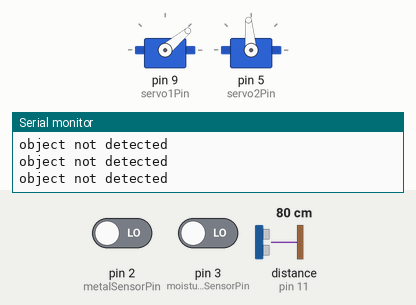
This sketch was run on a simulated Arduino Uno, built with avr-gcc and run on an emulated ATmega328P. Parts: 2 × servo, the last lines printed to the serial monitor. The inputs (shaded band) are chosen by the test bench; at power-on: distance to the obstacle (sensor on pin 11) 80 cm, pin 2 (metalSensorPin) LOW, pin 3 (moistureSensorPin) LOW. The echo pulse lasts 58.3 µs per cm.

Above: at 1.3 s.
1.4 s: distance to the obstacle (sensor on pin 11) set to 9 cm
4.4 s: distance to the obstacle (sensor on pin 11) set to 6 cm
At 7.2 s:
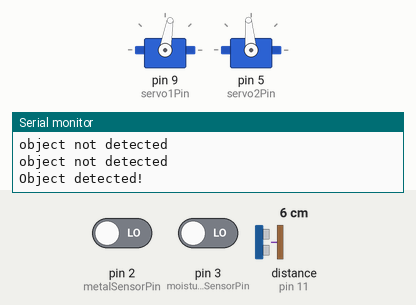
At 9.9 s:
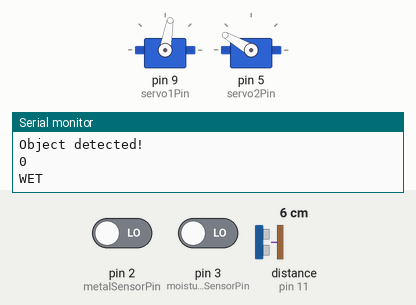
13.0 s: distance to the obstacle (sensor on pin 11) set to 18 cm
14.5 s: distance to the obstacle (sensor on pin 11) set to 2 cm
At 17.5 s:
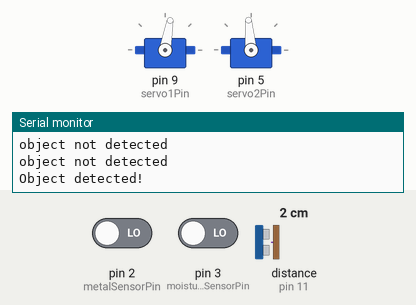
Timing chart, 0 to 18.5 s (numbered marks = the images above; inputs shaded):
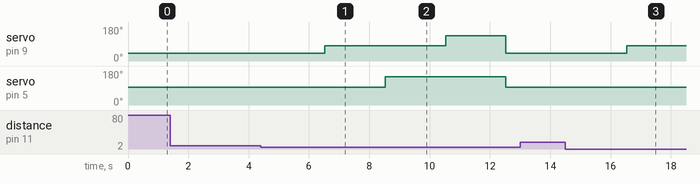

Measured:
- the behaviour switches between 8 and 7 cm on distance to the obstacle (sensor on pin 11) (found by bisection; images 0 and 1)
- after the input at 4.4 s, servo on pin 9 (servo1Pin): 40° → 80° after 2.1 s, → 135° 4.0 s later, → 40° 2.0 s later; servo on pin 5 (servo2Pin): 95° → 150° after 4.1 s, → 95° 4.0 s later
- after the input at 14.5 s, servo on pin 9 (servo1Pin): 40° → 80° after 2.0 s

The sketch:

Waste_Management.ino
```cpp
#include <Servo.h>
#include <NewPing.h>


#define moistureSensorPin 3
#define metalSensorPin 2


const int servo1Pin = 9;
const int servo2Pin = 5;


Servo servo1;
Servo servo2;

#define trigPin 12
#define echoPin 11
#define MAX_DISTANCE 200

int moistureValue = 1;
int metalValue = 1;

int pos;


NewPing sonar(trigPin, echoPin, MAX_DISTANCE);
float distance;


//threshold

void setup() {
  Serial.begin(9600);
  pinMode(trigPin, OUTPUT);
  pinMode(echoPin, INPUT);
  pinMode(moistureSensorPin, INPUT);
  pinMode(metalSensorPin, INPUT);

  servo1.attach(servo1Pin);
  servo2.attach(servo2Pin);


  servo1.write(40);
  servo2.write(95);

}


void loop() {

  distance = sonar.ping_cm();

    if(distance <= 7.5 && distance > 0.5)
  {
    Serial.println("Object detected!");
   delay(1000);
  metalValue = digitalRead(metalSensorPin);
  delay(1000);
    if(metalValue == HIGH)
    {
      servo2.write(0);
      delay(2000);
      servo1.write(0);
      delay(2000);
    }

    else
    {

      servo1.write(80);
      delay(1000);
        moistureValue = digitalRead(moistureSensorPin);
        Serial.println(moistureValue);
      delay(1000);
      if(moistureValue == LOW)
      {
        Serial.println("WET");
        servo2.write(150);
        delay(2000);
        servo1.write(135);
        delay(2000);

      }
      else
      {
        Serial.println("DRY");
        servo2.write(95);
        delay(2000);
        servo1.write(125);
        delay(2000);
      }
    }
  }
  else
  {
    Serial.println("object not detected");
  }


  servo1.write(40);
  servo2.write(95);
  delay(500);
}
```
